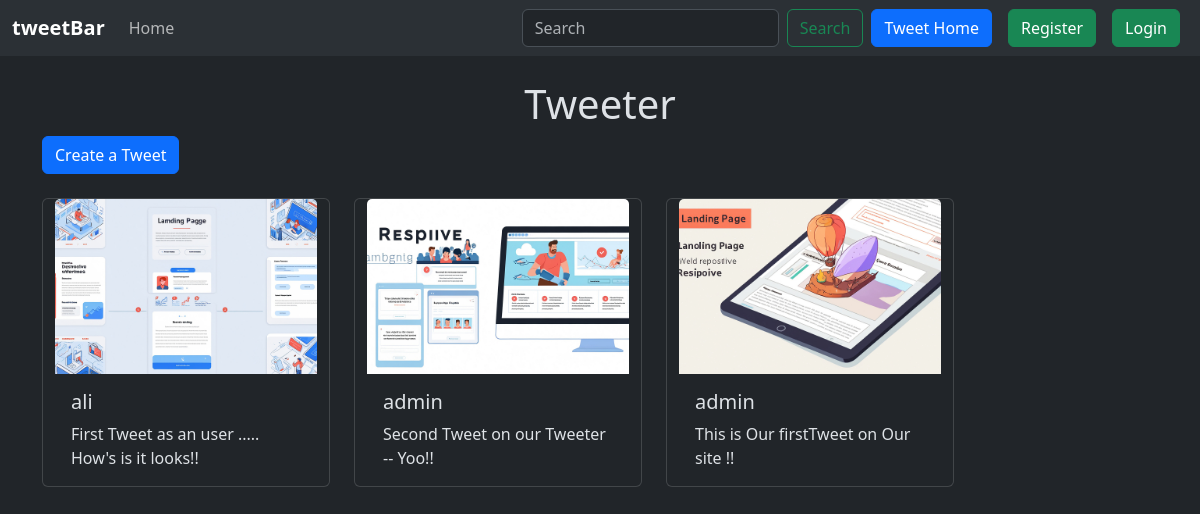
The page / on the database its author committed.
### tweet/models.py (models this page shows, shortened)
class Tweet(models.Model):
    user= models.ForeignKey(User, on_delete=models.CASCADE)
    tweet= models.TextField(max_length=240)
    photo= models.ImageField(upload_to='photos/', blank=True, null= True)
    created_at= models.DateTimeField(auto_now_add=True)
    updated_at= models.DateTimeField(auto_now=True)

### tweet/views.py (the view)
# urls.py: path("", views.tweet_list, name="tweet_list"),
def tweet_list(request):
    tweets = Tweet.objects.all().order_by('-created_at')
    return render(request, "tweet_list.html", {'tweets': tweets})

### templates/tweet_list.html (shortened to what this page needs)
{% extends "layout.html" %}
{% block content %}
  <h1 class="text-center mt-4">Tweeter</h1>
     <a class="btn btn-primary mb-4" href="{% url 'tweet_create' %}">Create a Tweet</a>
     <div class="container row gap-4">
        {% for tweet in tweets %}
          <div class="card" style="width: 18rem;">
          <img src="{{tweet.photo.url}}" class="card-img-top" alt="...">
          <div class="card-body">
          <h5 class="card-title">{{tweet.user.username}}</h5>
          <p class="card-text">{{tweet.tweet}}</p>
          </div>
          </div>
        {% endfor %}
      </div>
{% endblock  %}

### templates/layout.html (shortened to what this page needs)
{% load static %}
<!DOCTYPE html>
<html lang="en" data-bs-theme="dark">
<head>
    <link href="https://cdn.jsdelivr.net/npm/bootstrap@5.3.3/dist/css/bootstrap.min.css" rel="stylesheet">
</head>
<body class="">
    <nav class="navbar navbar-expand-lg bg-body-tertiary">
        <div class="container-fluid">
          <a class="navbar-brand fw-bold" href="#">tweetBar</a>
          <div class="collapse navbar-collapse" id="navbarSupportedContent">
            <ul class="navbar-nav me-auto bar mb-2 mb-lg-0">
              <li class="nav-item">
                <a class="nav-link " aria-current="page" href="#">Home</a>
              </li>
            </ul>
            <form class="d-flex" role="search">
              <input class="form-control me-2" type="search" placeholder="Search" aria-label="Search">
              <button class="btn btn-outline-success" type="submit">Search</button>
            </form>
            <a href="{% url 'tweet_list' %}" class="btn btn-primary mx-2">Tweet Home</a>
            {% if user.is_authenticated %}
            <form method="post" action="{% url 'logout' %}">
              {% csrf_token %}
              <button class="btn btn-danger" type="submit" >Logout</button>
            </form>
            {% else %}
            <a href="{% url 'register' %}" class="btn btn-success mx-2">Register</a>
            <a href="{% url 'login' %}" class="btn btn-success mx-2">Login</a>
            {% endif %}
          </div>
        </div>
      </nav>
    <div class="container">
        {% block content %}
        {% endblock  %}
    </div>
</body>
</html>

### rows shown on the page
Tweet: photo (placeholder picture), user.username "ali", tweet "First Tweet as an user ..... How's is it looks!!"
Tweet: photo (placeholder picture), user.username "admin", tweet "Second Tweet on our Tweeter -- Yoo!!"
Tweet: photo (picture), user.username "admin", tweet "This is Our firstTweet on Our site !!"
